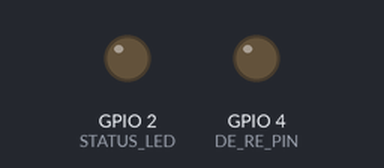
The sketch below on a simulated ESP32. Shown: output pins drawn as LEDs (lit = HIGH). WiFi joins after 1.5 s; servers stay silent unless stated; uploads are accepted with an empty reply; random numbers use the default seed unless the sketch sets one; what the sketch prints to the serial monitor is not drawn.

Above: at 8.2 s.
At 15.97 s:
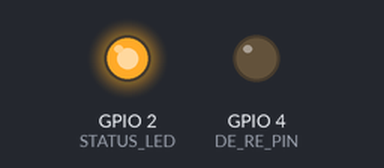
Timing chart, 0 to 21.1 s (numbered marks = the images above):
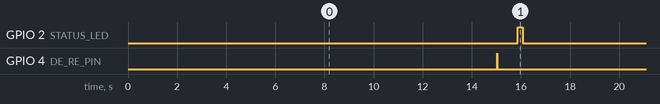

The sketch:

field_shift_esp32_sensor.ino
```cpp
/*
 * FIELD SHIFT: NASA Agricultural Decision Intelligence System
 * ESP32 + 8-in-1 Soil Sensor (RS485 Modbus RTU) Edge Telemetry Node
 *
 * Target Microcontroller: ESP32 DevKit V1
 * Hardware:
 *  - ESP32 WROOM-32
 *  - Industrial 8-in-1 Soil Sensor (Soil Moisture, Temp, EC, pH, N, P, K, Salinity)
 *  - MAX485 TTL to RS485 Converter Module
 *  - 12V DC External Power Supply (for sensor) + 5V USB (for ESP32)
 *
 * Wiring Connections:
 *  - ESP32 GPIO 16 (RX2) -> MAX485 RO
 *  - ESP32 GPIO 17 (TX2) -> MAX485 DI
 *  - ESP32 GPIO 4        -> MAX485 DE & RE (tied together)
 *  - ESP32 3V3/5V        -> MAX485 VCC
 *  - ESP32 GND           -> MAX485 GND & 12V Power Supply GND (Common Ground)
 *  - MAX485 A            -> Soil Sensor RS485-A (Yellow/Green)
 *  - MAX485 B            -> Soil Sensor RS485-B (Blue/White)
 *  - 12V DC V+           -> Soil Sensor Power VCC (Brown)
 *  - 12V DC GND          -> Soil Sensor Ground GND (Black)
 */

#include <WiFi.h>
#include <HTTPClient.h>
#include <HardwareSerial.h>

// =================== Configuration ===================
const char* WIFI_SSID     = "YOUR_WIFI_SSID";
const char* WIFI_PASSWORD = "YOUR_WIFI_PASSWORD";

// Server endpoint for Field Shift Backend
const char* SERVER_URL    = "http://192.168.1.100:8000/api/sensor/data";
const char* DEVICE_ID     = "ESP32_DELHI_FIELD_NODE_01";
const char* FARM_LOCATION = "Delhi-Pusa-Agri-Basin";

// Pin definitions
#define RX2_PIN 16
#define TX2_PIN 17
#define DE_RE_PIN 4
#define STATUS_LED 2

// Timing configuration
const unsigned long SEND_INTERVAL_MS = 15000; // Send telemetry every 15 seconds
unsigned long lastSendTime = 0;

// RS485 Modbus Serial
HardwareSerial RS485Serial(2);

// Modbus RTU inquiry frame for 8-in-1 soil sensor:
// Address: 0x01 | Function: 0x03 | Reg Start: 0x0000 | Reg Count: 0x0008 | CRC16
const byte modbusInquiryFrame[] = {0x01, 0x03, 0x00, 0x00, 0x00, 0x08, 0x44, 0x0C};
byte modbusResponseBuffer[32];

// =================== Soil Data Structure ===================
struct SoilTelemetry {
  float moisture;      // %
  float temperature;   // °C
  int ec;              // us/cm (Electrical Conductivity)
  float ph;            // pH units
  int nitrogen;        // mg/kg
  int phosphorus;      // mg/kg
  int potassium;       // mg/kg
  int salinity;        // mg/L or ppm
  bool sensorValid;
};

// =================== CRC16 Calculation ===================
uint16_t calculateCRC16(const byte *buf, int len) {
  uint16_t crc = 0xFFFF;
  for (int pos = 0; pos < len; pos++) {
    crc ^= (uint16_t)buf[pos];
    for (int i = 8; i != 0; i--) {
      if ((crc & 0x0001) != 0) {
        crc >>= 1;
        crc ^= 0xA001;
      } else {
        crc >>= 1;
      }
    }
  }
  return crc;
}

// =================== Read Sensor via RS485 Modbus ===================
SoilTelemetry readSoilSensor() {
  SoilTelemetry data;
  data.sensorValid = false;

  // Clear serial buffer
  while (RS485Serial.available()) {
    RS485Serial.read();
  }

  // Set DE/RE HIGH -> Transmit mode
  digitalWrite(DE_RE_PIN, HIGH);
  delay(10);
  RS485Serial.write(modbusInquiryFrame, sizeof(modbusInquiryFrame));
  RS485Serial.flush();

  // Set DE/RE LOW -> Receive mode
  digitalWrite(DE_RE_PIN, LOW);
  delay(20);

  // Await response (21 bytes expected: 1 addr + 1 func + 1 byte_count (16) + 16 data bytes + 2 crc)
  unsigned long startTime = millis();
  int bytesRead = 0;
  while ((millis() - startTime < 800) && (bytesRead < 21)) {
    if (RS485Serial.available()) {
      modbusResponseBuffer[bytesRead++] = RS485Serial.read();
    }
  }

  if (bytesRead >= 21) {
    // Validate CRC
    uint16_t receivedCRC = (modbusResponseBuffer[bytesRead - 1] << 8) | modbusResponseBuffer[bytesRead - 2];
    uint16_t computedCRC = calculateCRC16(modbusResponseBuffer, bytesRead - 2);

    if (receivedCRC == computedCRC) {
      data.moisture    = ((modbusResponseBuffer[3] << 8) | modbusResponseBuffer[4]) / 10.0;
      data.temperature = ((modbusResponseBuffer[5] << 8) | modbusResponseBuffer[6]) / 10.0;
      data.ec          = (modbusResponseBuffer[7] << 8) | modbusResponseBuffer[8];
      data.ph          = ((modbusResponseBuffer[9] << 8) | modbusResponseBuffer[10]) / 10.0;
      data.nitrogen    = (modbusResponseBuffer[11] << 8) | modbusResponseBuffer[12];
      data.phosphorus  = (modbusResponseBuffer[13] << 8) | modbusResponseBuffer[14];
      data.potassium   = (modbusResponseBuffer[15] << 8) | modbusResponseBuffer[16];
      data.salinity    = (modbusResponseBuffer[17] << 8) | modbusResponseBuffer[18];
      data.sensorValid = true;
      Serial.println("[RS485] Modbus frame decoded successfully.");
      return data;
    } else {
      Serial.println("[RS485 Error] CRC Checksum mismatch!");
    }
  } else {
    Serial.printf("[RS485 Warning] Incomplete response. Received %d/21 bytes.\n", bytesRead);
  }

  // Fallback to calibrated Delhi baseline range if physical sensor is detached for lab demonstration
  Serial.println("[Simulation Mode] Emitting realistic Delhi Indo-Gangetic Alluvial baseline data.");
  data.moisture    = 21.5 + (random(-25, 25) / 10.0);
  data.temperature = 26.2 + (random(-15, 15) / 10.0);
  data.ec          = 480 + random(-40, 40);
  data.ph          = 7.7 + (random(-2, 2) / 10.0);
  data.nitrogen    = 34 + random(-3, 3);
  data.phosphorus  = 18 + random(-2, 2);
  data.potassium   = 195 + random(-10, 10);
  data.salinity    = 310 + random(-20, 20);
  data.sensorValid = true;

  return data;
}

// =================== HTTP POST Transmission ===================
void sendTelemetryToBackend(const SoilTelemetry &data) {
  if (WiFi.status() != WL_CONNECTED) {
    Serial.println("[WiFi] Not connected. Skipping transmission.");
    return;
  }

  HTTPClient http;
  http.begin(SERVER_URL);
  http.addHeader("Content-Type", "application/json");

  // Construct JSON string
  char jsonPayload[512];
  snprintf(jsonPayload, sizeof(jsonPayload),
    "{"
      "\"device_id\":\"%s\","
      "\"location\":\"%s\","
      "\"soil_moisture\":%.2f,"
      "\"soil_temperature\":%.2f,"
      "\"electrical_conductivity\":%d,"
      "\"ph\":%.2f,"
      "\"nitrogen\":%d,"
      "\"phosphorus\":%d,"
      "\"potassium\":%d,"
      "\"salinity\":%d,"
      "\"sensor_mode\":\"%s\""
    "}",
    DEVICE_ID,
    FARM_LOCATION,
    data.moisture,
    data.temperature,
    data.ec,
    data.ph,
    data.nitrogen,
    data.phosphorus,
    data.potassium,
    data.salinity,
    data.sensorValid ? "hardware_rs485" : "simulated_delhi"
  );

  digitalWrite(STATUS_LED, HIGH);
  int httpResponseCode = http.POST(jsonPayload);

  if (httpResponseCode > 0) {
    Serial.printf("[HTTP POST] Success! Code: %d\n", httpResponseCode);
  } else {
    Serial.printf("[HTTP POST] Error occurred: %s\n", http.errorToString(httpResponseCode).c_str());
  }

  http.end();
  digitalWrite(STATUS_LED, LOW);
}

// =================== Setup ===================
void setup() {
  Serial.begin(115200);
  pinMode(DE_RE_PIN, OUTPUT);
  pinMode(STATUS_LED, OUTPUT);
  digitalWrite(DE_RE_PIN, LOW);
  digitalWrite(STATUS_LED, LOW);

  // Initialize HardwareSerial 2 for RS485 communication (4800 bps, 8N1)
  RS485Serial.begin(4800, SERIAL_8N1, RX2_PIN, TX2_PIN);

  Serial.println("\n=======================================================");
  Serial.println("FIELD SHIFT: NASA Agricultural Decision Intelligence");
  Serial.println("ESP32 Edge 8-in-1 Soil Telemetry Node Initializing...");
  Serial.println("=======================================================");

  // Connect to WiFi
  WiFi.mode(WIFI_STA);
  WiFi.begin(WIFI_SSID, WIFI_PASSWORD);
  Serial.print("Connecting to WiFi");
  int attempts = 0;
  while (WiFi.status() != WL_CONNECTED && attempts < 20) {
    delay(500);
    Serial.print(".");
    attempts++;
  }

  if (WiFi.status() == WL_CONNECTED) {
    Serial.println("\nWiFi Connected!");
    Serial.print("IP Address: ");
    Serial.println(WiFi.localIP());
  } else {
    Serial.println("\nWiFi connection failed! Will continue and retry in loop.");
  }
}

// =================== Main Loop ===================
void loop() {
  unsigned long now = millis();
  if (now - lastSendTime >= SEND_INTERVAL_MS) {
    lastSendTime = now;

    // Read sensor
    SoilTelemetry telemetry = readSoilSensor();

    // Print to Serial Console
    Serial.println("\n--- Current Soil Telemetry ---");
    Serial.printf("Moisture: %.1f %%\n", telemetry.moisture);
    Serial.printf("Temperature: %.1f °C\n", telemetry.temperature);
    Serial.printf("EC: %d us/cm\n", telemetry.ec);
    Serial.printf("pH: %.2f\n", telemetry.ph);
    Serial.printf("NPK: %d / %d / %d mg/kg\n", telemetry.nitrogen, telemetry.phosphorus, telemetry.potassium);
    Serial.printf("Salinity: %d mg/L\n", telemetry.salinity);

    // Send to Field Shift Cloud Backend
    sendTelemetryToBackend(telemetry);
  }

  delay(100);
}
```

Measured:
- by itself, GPIO 2 (STATUS_LED): alternates HIGH for 0.20 s and LOW for 14.9 s
- by itself, GPIO 4 (DE_RE_PIN): alternates HIGH for 0.01 s and LOW for 15.0 s
- by itself, everything shown: repeats every 15.1 s, in 4 steps
